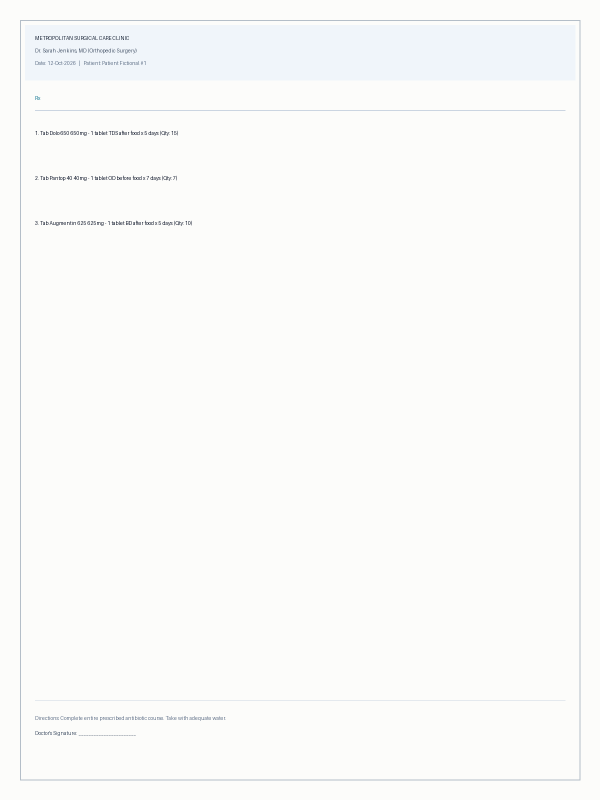
#> input picture eval/images/eval_clear_01.png, 1200 x 1600 px (shown at 1/2 size); its folder holds only this picture in this run
$ python run_eval.py
#> lines starting #> are read from the running program, lines starting #| are printed output that depends on the picture; after the words box and inside, x2 and y2 are one past the last pixel; in counts of white or black regions, pixels touching at a corner belong together
### ml-service/app/ocr/parser.py
import re
import csv
import os
from typing import List, Dict, Any, Optional
from rapidfuzz import process, fuzz

CATALOG_PATH = os.path.join(os.path.dirname(os.path.dirname(__file__)), "data", "drugs_catalog.csv")

DRUG_DATABASE: Dict[str, Dict[str, Any]] = {}
DRUG_NAMES: List[str] = []

def load_drug_catalog():
    global DRUG_DATABASE, DRUG_NAMES
    if DRUG_DATABASE:
        return
    if not os.path.exists(CATALOG_PATH):
        return
    with open(CATALOG_PATH, mode="r", encoding="utf-8") as f:
#> (reads ml-service/app/data/drugs_catalog.csv from the repository)
        reader = csv.DictReader(f)
        for row in reader:
            name = row["name"].strip()
            DRUG_DATABASE[name.lower()] = {
                "name": name,
                "category": row.get("category", ""),
                "default_strength": row.get("default_strength", "500mg"),
                "default_form": row.get("default_form", "tablet"),
                "default_food_timing": row.get("default_food_timing", "after food"),
                "default_frequency": row.get("default_frequency", "BD"),
            }
            DRUG_NAMES.append(name)
#> (reads eval/ground_truth.json from the repository)

load_drug_catalog()

# Regex Patterns
STRENGTH_PATTERN = re.compile(
    r"\b(\d+(?:\.\d+)?\s*(?:mg|mcg|g|ml|iu|k\s*iu|%))\b",
    re.IGNORECASE
)

# Frequencies: OD, BD, TDS, QID, 1-0-1, etc.
FREQ_PATTERNS = [
    (re.compile(r"\b1\s*[-–]\s*0\s*[-–]\s*1\b"), "BD (1-0-1)"),
    (re.compile(r"\b1\s*[-–]\s*1\s*[-–]\s*1\b"), "TDS (1-1-1)"),
    (re.compile(r"\b1\s*[-–]\s*0\s*[-–]\s*0\b"), "OD (1-0-0)"),
    (re.compile(r"\b0\s*[-–]\s*0\s*[-–]\s*1\b"), "OD (0-0-1)"),
    (re.compile(r"\b1\s*[-–]\s*1\s*[-–]\s*1\s*[-–]\s*1\b"), "QID (1-1-1-1)"),
    (re.compile(r"\b(?:twice\s+daily|twice\s+a\s+day|bd|bid)\b", re.IGNORECASE), "BD"),
    (re.compile(r"\b(?:thrice\s+daily|three\s+times\s+a\s+day|tds|tid)\b", re.IGNORECASE), "TDS"),
    (re.compile(r"\b(?:once\s+daily|once\s+a\s+day|od|qd)\b", re.IGNORECASE), "OD"),
    (re.compile(r"\b(?:four\s+times\s+daily|qid)\b", re.IGNORECASE), "QID"),
    (re.compile(r"\b(?:sos|prn|as\s+needed)\b", re.IGNORECASE), "PRN (SOS)"),
    (re.compile(r"\b(?:weekly|once\s+a\s+week)\b", re.IGNORECASE), "Weekly"),
    (re.compile(r"\b(?:every\s+(\d+)\s*hours?|q(\d+)h)\b", re.IGNORECASE), "Every 8 hours"),
]

# Food Timing: AC, PC, before food, after food, etc.
FOOD_PATTERNS = [
    (re.compile(r"\b(?:before\s+food|before\s+meals?|empty\s+stomach|a\.?c\.?)\b", re.IGNORECASE), "before food"),
    (re.compile(r"\b(?:after\s+food|after\s+meals?|p\.?c\.?)\b", re.IGNORECASE), "after food"),
    (re.compile(r"\b(?:with\s+food|with\s+meals?)\b", re.IGNORECASE), "with food"),
    (re.compile(r"\b(?:at\s+bedtime|bedtime|night|h\.?s\.?)\b", re.IGNORECASE), "at bedtime"),
]

# Duration: x 5 days, for 7 days, 5 days, 1 week
DURATION_PATTERN = re.compile(
    r"\b(?:x|for|\*)\s*(\d+)\s*(days?|d|weeks?|wks?|months?)\b|\b(\d+)\s*(days?|weeks?)\b",
    re.IGNORECASE
)

# Quantity
QUANTITY_PATTERN = re.compile(
    r"\b(?:qty|total|quantity|#)\s*[:=]?\s*(\d+)\b|\b(\d+)\s*(?:tabs?|tablets?|caps?|capsules?)\b",
    re.IGNORECASE
)

DOSE_PATTERN = re.compile(
    r"\b((?:0\.5|1\.5|[1-4]))\s*(?:tab(?:let)?|cap(?:sule)?|pill|sachet)?\b",
    re.IGNORECASE
)

def find_best_drug_match(text: str) -> Optional[Dict[str, Any]]:
    """Match text against drug catalog using RapidFuzz."""
    if not DRUG_NAMES:
        load_drug_catalog()

    clean_text = re.sub(r"[^\w\s-]", " ", text)
    words = clean_text.split()

    best_match = None
    highest_score = 0.0

    # Test n-grams up to 3 words
    candidates = []
    for i in range(len(words)):
        for j in range(i + 1, min(i + 4, len(words) + 1)):
            candidates.append(" ".join(words[i:j]))

    if not candidates:
        candidates = [clean_text]

    for cand in candidates:
        if len(cand) < 3:
            continue
        result = process.extractOne(
            cand,
            DRUG_NAMES,
            scorer=fuzz.token_sort_ratio,
            score_cutoff=68.0
        )
        if result:
            matched_name, score, _ = result
            if score > highest_score:
                highest_score = score
                best_match = {
                    "matched_name": matched_name,
                    "score": score / 100.0,
                    "meta": DRUG_DATABASE.get(matched_name.lower(), {})
                }

    return best_match

def parse_line_to_medicine(raw_line: str, ocr_confidence: float = 0.85) -> Optional[Dict[str, Any]]:
    """Extracts medication attributes from an OCR-recognized line."""
    if not raw_line or len(raw_line.strip()) < 3:
        return None

    # 1. Drug Name match
    drug_match = find_best_drug_match(raw_line)
    if not drug_match:
        return None

    drug_name = drug_match["matched_name"]
    meta = drug_match["meta"]
    drug_conf = drug_match["score"]

    field_confidences = {
        "drug": round(drug_conf, 2)
    }

    # 2. Strength
    strength_match = STRENGTH_PATTERN.search(raw_line)
    if strength_match:
        strength = strength_match.group(1).strip()
        field_confidences["strength"] = round(ocr_confidence * 0.95, 2)
    else:
        strength = meta.get("default_strength", "500mg")
        field_confidences["strength"] = 0.60 # Default fallback

    # 3. Frequency
    frequency = None
    for pattern, freq_label in FREQ_PATTERNS:
        if pattern.search(raw_line):
            frequency = freq_label
            field_confidences["frequency"] = round(ocr_confidence * 0.92, 2)
            break
    if not frequency:
        frequency = meta.get("default_frequency", "BD")
        field_confidences["frequency"] = 0.55

    # 4. Food Timing
    food = None
    for pattern, food_label in FOOD_PATTERNS:
        if pattern.search(raw_line):
            food = food_label
            field_confidences["food"] = round(ocr_confidence * 0.90, 2)
            break
    if not food:
        food = meta.get("default_food_timing", "after food")
        field_confidences["food"] = 0.60

    # 5. Dose (e.g., 1 tablet, 0.5 tablet)
    dose = "1 tablet"
    dose_match = DOSE_PATTERN.search(raw_line)
    if dose_match:
        qty_val = dose_match.group(1)
        dose = f"{qty_val} {meta.get('default_form', 'tablet')}"
        field_confidences["dose"] = round(ocr_confidence * 0.88, 2)
    else:
        field_confidences["dose"] = 0.70

    # 6. Duration
    dur_match = DURATION_PATTERN.search(raw_line)
    if dur_match:
        if dur_match.group(1) and dur_match.group(2):
            duration = f"{dur_match.group(1)} {dur_match.group(2)}"
        elif dur_match.group(3) and dur_match.group(4):
            duration = f"{dur_match.group(3)} {dur_match.group(4)}"
        else:
            duration = dur_match.group(0).strip()
        field_confidences["duration"] = round(ocr_confidence * 0.90, 2)
    else:
        duration = "5 days"
        field_confidences["duration"] = 0.50

    # 7. Quantity
    qty_match = QUANTITY_PATTERN.search(raw_line)
    if qty_match:
        q_val = qty_match.group(1) or qty_match.group(2)
        try:
            quantity = int(q_val)
            field_confidences["quantity"] = round(ocr_confidence * 0.95, 2)
        except ValueError:
            quantity = 10
            field_confidences["quantity"] = 0.60
    else:
        # Estimate quantity from duration & frequency
        quantity = 10
        field_confidences["quantity"] = 0.50

    # Composite overall confidence
    overall_conf = round(
        (field_confidences["drug"] * 0.4 +
         field_confidences["strength"] * 0.2 +
         field_confidences["frequency"] * 0.2 +
         field_confidences["food"] * 0.1 +
         field_confidences["duration"] * 0.1),
        2
    )

    return {
        "drug": drug_name,
        "strength": strength,
        "dose": dose,
        "frequency": frequency,
        "duration": duration,
        "food": food,
        "quantity": quantity,
        "confidence": overall_conf,
        "sourceLine": raw_line.strip(),
        "fieldConfidences": field_confidences
    }

def parse_extracted_lines(lines_with_conf: List[Dict[str, Any]]) -> List[Dict[str, Any]]:
    """Parse all OCR extracted text lines into structured medicines."""
    seen_drugs = set()
    medicines = []

    for item in lines_with_conf:
        text = item.get("text", "")
        conf = item.get("confidence", 0.85)
        parsed = parse_line_to_medicine(text, conf)
        if parsed and parsed["drug"].lower() not in seen_drugs:
            seen_drugs.add(parsed["drug"].lower())
            medicines.append(parsed)

    return medicines

### ml-service/app/ocr/preprocessor.py
import cv2
import numpy as np

def deskew_image(gray: np.ndarray) -> np.ndarray:
    """Detect skew angle and deskew image to make text horizontal."""
    try:
        # Invert colors so text is foreground
        thresh = cv2.bitwise_not(gray)
        coords = np.column_stack(np.where(thresh > 0))
        if len(coords) < 50:
            return gray

        angle = cv2.minAreaRect(coords)[-1]
        if angle < -45:
            angle = -(90 + angle)
        elif angle > 45:
            angle = 90 - angle
        else:
            angle = -angle

        # Only deskew if angle is significant but within reasonable bounds
        if abs(angle) > 0.5 and abs(angle) < 45:
            (h, w) = gray.shape[:2]
            center = (w // 2, h // 2)
            M = cv2.getRotationMatrix2D(center, angle, 1.0)
            rotated = cv2.warpAffine(gray, M, (w, h), flags=cv2.INTER_CUBIC, borderMode=cv2.BORDER_REPLICATE)
            return rotated
    except Exception:
        pass
    return gray

def reduce_glare(image_bgr: np.ndarray) -> np.ndarray:
    """Reduce bright glare spots and normalize contrast across paper."""
    try:
        lab = cv2.cvtColor(image_bgr, cv2.COLOR_BGR2LAB)
        l, a, b = cv2.split(lab)
        clahe = cv2.createCLAHE(clipLimit=2.0, tileGridSize=(8, 8))
        l_equalized = clahe.apply(l)
        lab_equalized = cv2.merge((l_equalized, a, b))
        return cv2.cvtColor(lab_equalized, cv2.COLOR_LAB2BGR)
    except Exception:
        return image_bgr

def preprocess_prescription_image(image_bytes: bytes):
    """
    OpenCV preprocessing pipeline:
    1. Decode from memory
    2. Resize to standard resolution
    3. Glare reduction via CLAHE
    4. Grayscale conversion
    5. Denoise with bilateral/Gaussian filtering
    6. Deskew to align text horizontally
    7. Adaptive thresholding
    """
    nparr = np.frombuffer(image_bytes, np.uint8)
    img_bgr = cv2.imdecode(nparr, cv2.IMREAD_COLOR)
#> img_bgr is the input picture: shape (1600, 1200, 3); mean B, G, R 249.3, 250.7, 250.3
    if img_bgr is None:
        raise ValueError("Invalid image file: could not decode image bytes")

    # 1. Resize if image is too large or too small
    h, w = img_bgr.shape[:2]
    target_width = 1600
    if w != target_width and w > 0:
        ratio = target_width / float(w)
        target_height = int(h * ratio)
        img_bgr = cv2.resize(img_bgr, (target_width, target_height), interpolation=cv2.INTER_AREA if ratio < 1 else cv2.INTER_CUBIC)
#> img_bgr: shape (2133, 1600, 3)

    # 2. Glare reduction
    img_glare_reduced = reduce_glare(img_bgr)

    # 3. Grayscale
    gray = cv2.cvtColor(img_glare_reduced, cv2.COLOR_BGR2GRAY)

    # 4. Denoise
    denoised = cv2.GaussianBlur(gray, (3, 3), 0)

    # 5. Deskew
    deskewed = deskew_image(denoised)
#> in deskew_image, `thresh = cv2.bitwise_not(gray)`:
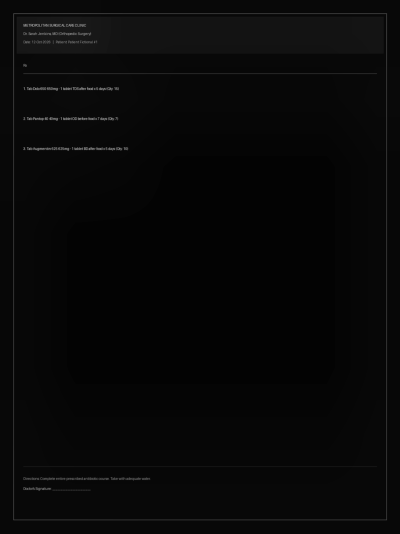
#> thresh: shape (2133, 1600) (shown at 1/4 size); min 0, max 205, mean 7.7
#> in deskew_image, `coords = np.column_stack(np.where(thresh > 0))`: coords = 3412798 pairs, first value 0 to 2132, second value 0 to 1599
#> in deskew_image, `angle = cv2.minAreaRect(coords)[-1]`: angle = -90
#> in deskew_image, `angle = -(90 + angle)`: angle = 0

    # 6. Adaptive Threshold (Gaussian)
    thresh = cv2.adaptiveThreshold(
        deskewed,
        255,
        cv2.ADAPTIVE_THRESH_GAUSSIAN_C,
        cv2.THRESH_BINARY,
        15,
        10
    )
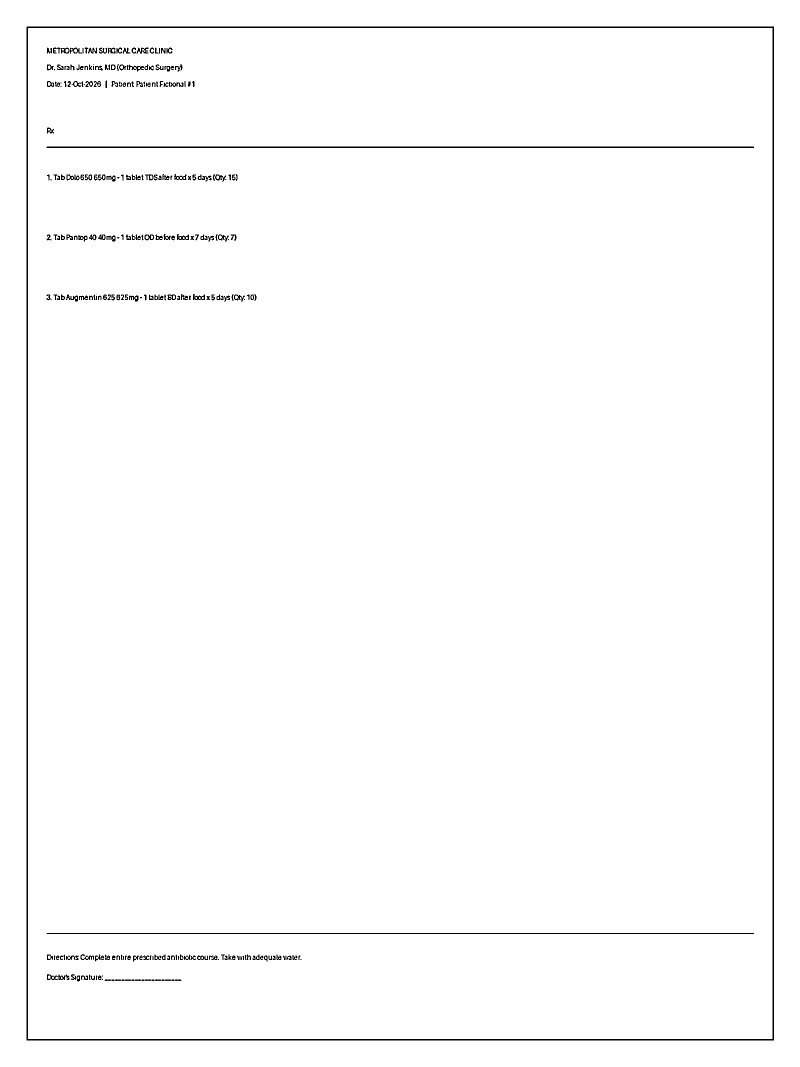
#> thresh: shape (2133, 1600) (shown at 1/2 size); 98.8% white; 239 black regions (26 under 20 px), largest, box (x1, y1, x2, y2) and area: (53, 53, 1548, 2081) 21101, (93, 293, 1508, 296) 4244, (93, 1866, 1508, 1868) 2829

    return {
        "color": img_bgr,
        "gray": deskewed,
        "thresh": thresh
    }

### ml-service/app/ocr/line_detector.py
import cv2
import numpy as np
from typing import List, Tuple

def detect_and_crop_lines(gray_image: np.ndarray, thresh_image: np.ndarray) -> List[Tuple[np.ndarray, Tuple[int, int, int, int]]]:
    """
    Detects text lines in a document image and returns a list of (cropped_image, (x, y, w, h)).
    Uses morphological dilation with a horizontal structuring element to bridge words into continuous lines.
    """
    h, w = thresh_image.shape[:2]
    # Invert binary image so text pixels are white
    inv_thresh = cv2.bitwise_not(thresh_image)

    # Horizontal rectangular kernel to connect words into line blocks
    kernel_w = max(25, int(w * 0.03))
    kernel = cv2.getStructuringElement(cv2.MORPH_RECT, (kernel_w, 3))
    dilated = cv2.dilate(inv_thresh, kernel, iterations=2)

    # Find contours of lines
    contours, _ = cv2.findContours(dilated, cv2.RETR_EXTERNAL, cv2.CHAIN_APPROX_SIMPLE)

    bounding_boxes = []
    min_line_width = int(w * 0.08)
    min_line_height = 12
    max_line_height = int(h * 0.25)

    for cnt in contours:
        x, y, bw, bh = cv2.boundingRect(cnt)
        if bw >= min_line_width and bh >= min_line_height and bh <= max_line_height:
            bounding_boxes.append((x, y, bw, bh))

    # If morphological detection found very few lines (e.g., unusual contrast), use horizontal projection profiling
    if len(bounding_boxes) < 2:
        proj = np.sum(inv_thresh, axis=1)
        in_line = False
        start_y = 0
        threshold_val = np.mean(proj) * 0.3

        for y_idx, val in enumerate(proj):
            if val > threshold_val and not in_line:
                in_line = True
                start_y = y_idx
            elif val <= threshold_val and in_line:
                in_line = False
                line_h = y_idx - start_y
                if line_h >= 12:
                    bounding_boxes.append((0, start_y, w, line_h))
        if in_line and (h - start_y) >= 12:
            bounding_boxes.append((0, start_y, w, h - start_y))

    # Sort bounding boxes top-to-bottom (with slight x tolerance for column alignment)
    bounding_boxes.sort(key=lambda b: b[1])

    crops = []
    padding = 6
    for (x, y, bw, bh) in bounding_boxes:
        y1 = max(0, y - padding)
        y2 = min(h, y + bh + padding)
        x1 = max(0, x - padding)
        x2 = min(w, x + bw + padding)
        line_crop = gray_image[y1:y2, x1:x2]
        if line_crop.size > 0:
            crops.append((line_crop, (x1, y1, x2 - x1, y2 - y1)))

    return crops

### eval/run_eval.py

import os
import sys
import json
import time
from rapidfuzz import distance, fuzz

# Add ml-service to path
sys.path.insert(0, os.path.join(os.path.dirname(os.path.dirname(__file__)), "ml-service"))

from app.ocr.preprocessor import preprocess_prescription_image
from app.ocr.line_detector import detect_and_crop_lines
from app.ocr.parser import parse_extracted_lines, parse_line_to_medicine
import cv2

EVAL_DIR = os.path.dirname(__file__)
IMAGES_DIR = os.path.join(EVAL_DIR, "images")
GROUND_TRUTH_FILE = os.path.join(EVAL_DIR, "ground_truth.json")
RESULTS_FILE = os.path.join(EVAL_DIR, "eval_results.json")
REPORT_FILE = os.path.join(EVAL_DIR, "EVALUATION_REPORT.md")

# [25 lines left out: functions compute_wer, simulate_caregiver_review_time, not called in this run]

def evaluate_prescription(item: dict) -> dict:
    filename = item["filename"]
    img_path = os.path.join(IMAGES_DIR, filename)
    with open(img_path, "rb") as f:
        img_bytes = f.read()

    start_time = time.time()

    # 1. OpenCV Preprocessing
    preprocessed = preprocess_prescription_image(img_bytes)
#> preprocessed = 3 items

    # 2. Line detection
    crops = detect_and_crop_lines(preprocessed["gray"], preprocessed["thresh"])
#> (the rest of the program and of its run is left out)
